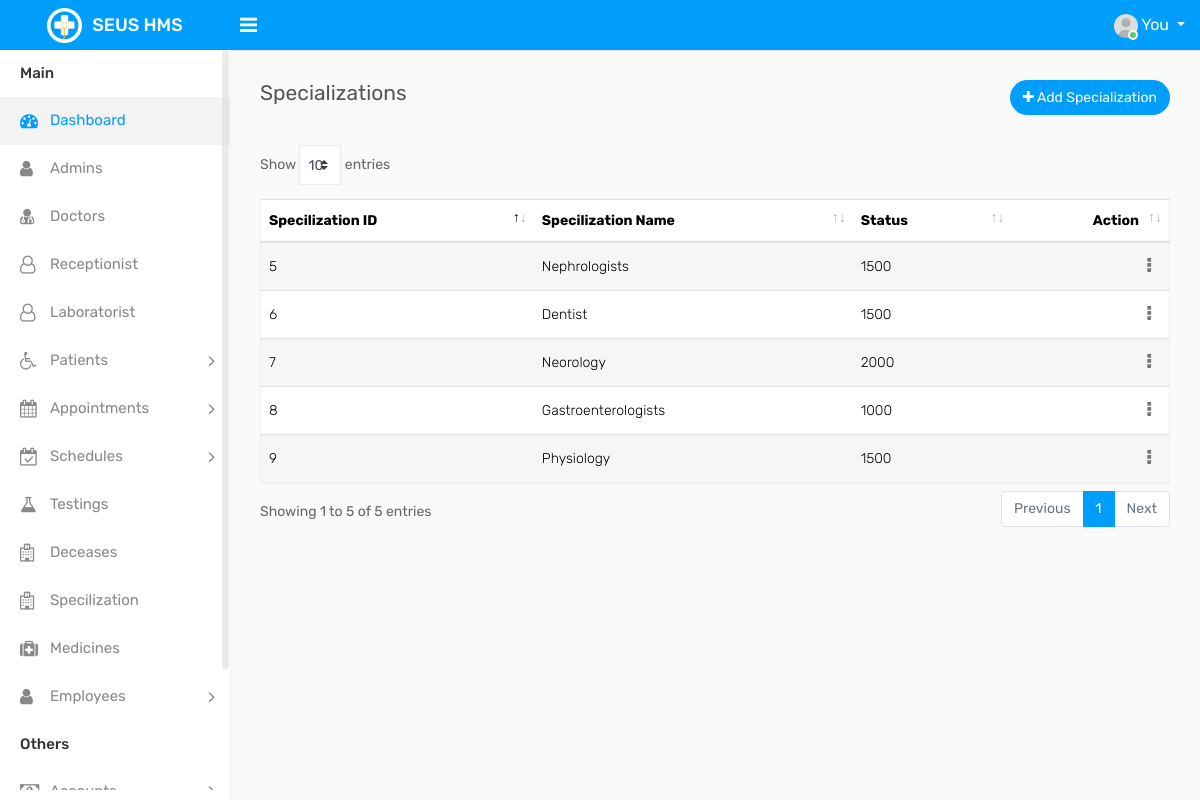
Screenshot of /specilization.php (signed in) with the database file from the repository.
### tables this page shows
CREATE TABLE `doctorspecilization` (
  `doc_spec_id` smallint(8) UNSIGNED NOT NULL,
  `specilization` varchar(20) NOT NULL,
  `fees` int(11) NOT NULL
);

### specilization.php (the view, shortened to what this page needs)
<!DOCTYPE html>
<html lang="en">
<head>
    <link rel="stylesheet" type="text/css" href="assets/css/bootstrap.min.css">
    <link rel="stylesheet" type="text/css" href="assets/css/dataTables.bootstrap4.min.css">
    <link rel="stylesheet" type="text/css" href="assets/css/font-awesome.min.css">
    <link rel="stylesheet" type="text/css" href="assets/css/style.css">
</head>
<body>
    <div class="main-wrapper">
        <div class="header">
			<div class="header-left">
				<a href="#" class="logo">
					<img src="assets/img/logo.png" width="35" height="35" alt=""> <span>SEUS HMS</span>
				</a>
			</div>
			<a id="toggle_btn" href="javascript:void(0);"><i class="fa fa-bars"></i></a>
            <ul class="nav user-menu float-right">
                <li class="nav-item dropdown has-arrow">
                    <a href="#" class="dropdown-toggle nav-link user-link" data-toggle="dropdown">
                        <span class="user-img"><img class="rounded-circle" src="assets/img/user.jpg" width="40" alt="Admin">
							<span class="status online"></span></span>
                            <span>You</span>
                    </a>
                </li>
            </ul>
        </div>
        <?php
if( $_SESSION['role_id']=='1'){
    include ('sidebar/adminsidebar.php');
  } if( $_SESSION['role_id']=='2'){
      include ('sidebar/doctorsidebar.php');
  } if( $_SESSION['role_id']=='3'){
      include ('sidebar/laboratorist.php');
  }
?>
        <div class="page-wrapper">
            <div class="content">
                <div class="row">
                    <div class="col-sm-5 col-5">
                        <h4 class="page-title">Specializations</h4>
                    </div>
                    <?php
if( $_SESSION['role_id']=='1'){
?>
                    <div class="col-sm-7 col-7 text-right m-b-30">
                        <a href="add-specilization.php" class="btn btn-primary btn-rounded"><i class="fa fa-plus"></i> Add Specialization</a>
                    </div>
<?php  } ?>
                </div>
                <div class="row">
                    <div class="col-md-12">
                        <div class="table-responsive">
                            <table class="table table-striped custom-table mb-0 datatable">
                                <thead>
                                    <tr>
                                        <th>Specilization ID</th>
                                        <th>Specilization Name</th>
                                        <th>Status</th>
                                        <?php
                 if( $_SESSION['role_id']=='1'){
                                   ?>
                                        <th class="text-right">Action</th>
                                        <?php  } ?>
                                    </tr>
                                </thead>
                                <tbody>
<?php
include ('auth/dbconnection.php');
$stmt = $conn->prepare("SELECT * FROM doctorspecilization");
$stmt->execute();
$result = $stmt->get_result();
while($row = $result->fetch_assoc()) {
    ?>
                                    <tr>
                                        <td><?php  echo $row['doc_spec_id']  ?></td>
                                        <td><?php echo   $row['specilization']  ?></td>
                                        <td><?php echo  $row['fees']  ?></td>
                                        <?php
if( $_SESSION['role_id']=='1'){
?>
                                        <td class="text-right">
                                            <div class="dropdown dropdown-action">
                                                <a href="#" class="action-icon dropdown-toggle" data-toggle="dropdown" aria-expanded="false"><i class="fa fa-ellipsis-v"></i></a>
                                            </div>
                                        </td>
<?php  }?>
                                    </tr>
<?php }  ?>
                                </tbody>
                            </table>
                        </div>
                    </div>
                </div>
            </div>
    </div>
</body>
</html>

### sidebar/adminsidebar.php (shortened to what this page needs)
  <div class="sidebar" id="sidebar">
      <div class="sidebar-inner slimscroll">
          <div id="sidebar-menu" class="sidebar-menu">
              <ul>
                  <li class="menu-title">Main</li>
                  <li class="active">
                      <a href="index-2.php"><i class="fa fa-dashboard"></i> <span>Dashboard</span></a>
                  </li>
                  <li>
                  <a href="admins.php"><i class="fa fa-user"></i> <span>Admins</span></a>
                  </li>
<li>
                      <a href="doctors.php"><i class="fa fa-user-md"></i> <span>Doctors</span></a>
                  </li>
                  <li>
                  <a href="receptionists.php"><i class="fa fa-user-o"></i> <span>Receptionist</span></a>
                  </li>
                  <li>
                      <a href="laboratorist.php"><i class="fa fa-user-o"></i> <span>Laboratorist</span></a>
                  </li>
                  <li class="submenu">
                      <a href="#"><i class="fa fa-wheelchair"></i> <span> Patients</span> <span class="menu-arrow"></span></a>
                  </li>
                  <li class="submenu">
	<a href="#"><i class="fa fa-calendar"></i> <span> Appointments </span> <span class="menu-arrow"></span></a>
                  </li>
                  <li class="submenu">
	<a href="#"><i class="fa fa-calendar-check-o"></i> <span> Schedules </span> <span class="menu-arrow"></span></a>
                  </li>
                  <li>
                      <a href="testings.php"><i class="fa fa-flask"></i> <span>Testings</span></a>
                  </li>
                  <li>
                      <a href="deseaces.php"><i class="fa fa-hospital-o"></i> <span>Deceases</span></a>
                  </li>
                  <li>
                      <a href="specilization.php"><i class="fa fa-hospital-o"></i> <span>Specilization</span></a>
                  </li>
                  <li>
                      <a href="medicines.php"><i class="fa fa-medkit"></i> <span>Medicines</span></a>
                  </li>
                  <li class="submenu">
	<a href="#"><i class="fa fa-user"></i> <span> Employees </span> <span class="menu-arrow"></span></a>
</li>
                  <li class="menu-title">Others</li>
<li class="submenu">
	<a href="#"><i class="fa fa-money"></i> <span> Accounts </span> <span class="menu-arrow"></span></a>
</li>
              </ul>
          </div>
      </div>
  </div>

### rows the page displays
doctorspecilization: doc_spec_id "5", specilization "Nephrologists", fees "1500"
doctorspecilization: doc_spec_id "6", specilization "Dentist", fees "1500"
doctorspecilization: doc_spec_id "7", specilization "Neorology", fees "2000"
doctorspecilization: doc_spec_id "8", specilization "Gastroenterologists", fees "1000"
doctorspecilization: doc_spec_id "9", specilization "Physiology", fees "1500"
